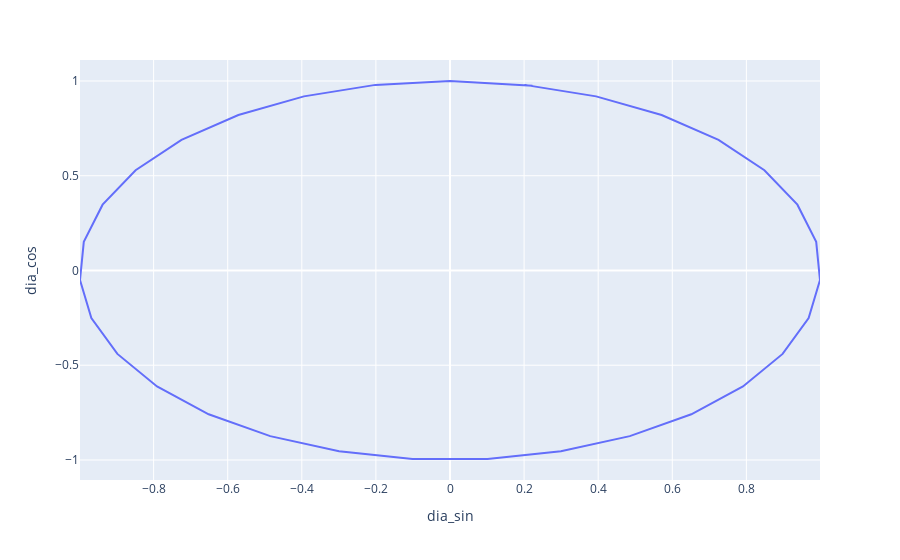

Source (notebook cell):
### Markdown cell above
Si lo representamos, sale un círculo de radio 1.

### Code cell
fig = px.line(
    data_frame=df[:32],
    x='dia_sin',
    y='dia_cos'
)

fig.show()

### Figure 1 — Plotly figure (JSON) as saved in the notebook; plotly's stock layout.template omitted (floating-point values rounded to 4 significant figures)
{"data": [{"hovertemplate": "dia_sin=%{x}<br>dia_cos=%{y}<extra></extra>", "legendgroup": "", "line": {"color": "#636efa", "dash": "solid"}, "marker": {"symbol": "circle"}, "mode": "lines", "name": "", "orientation": "v", "showlegend": false, "type": "scatter", "x": [0.2013, 0.3944, 0.5713, 0.7248, 0.8486, 0.9378, 0.9885, 0.9987, 0.9681, 0.8978, 0.7908, 0.6514, 0.4853, 0.2994, 0.1012, -0.1012, -0.2994, -0.4853, -0.6514, -0.7908, -0.8978, -0.9681, -0.9987, -0.9885, -0.9378, -0.8486, -0.7248, -0.5713, -0.3944, -0.2013, -2.449e-16, 0.2225], "xaxis": "x", "y": [0.9795, 0.919, 0.8208, 0.689, 0.529, 0.3473, 0.1514, -0.05065, -0.2507, -0.4404, -0.6121, -0.7588, -0.8743, -0.9541, -0.9949, -0.9949, -0.9541, -0.8743, -0.7588, -0.6121, -0.4404, -0.2507, -0.05065, 0.1514, 0.3473, 0.529, 0.689, 0.8208, 0.919, 0.9795, 1, 0.9749], "yaxis": "y"}], "layout": {"legend": {"tracegroupgap": 0}, "margin": {"t": 60}, "xaxis": {"anchor": "y", "domain": [0, 1], "title": {"text": "dia_sin"}}, "yaxis": {"anchor": "x", "domain": [0, 1], "title": {"text": "dia_cos"}}}}
